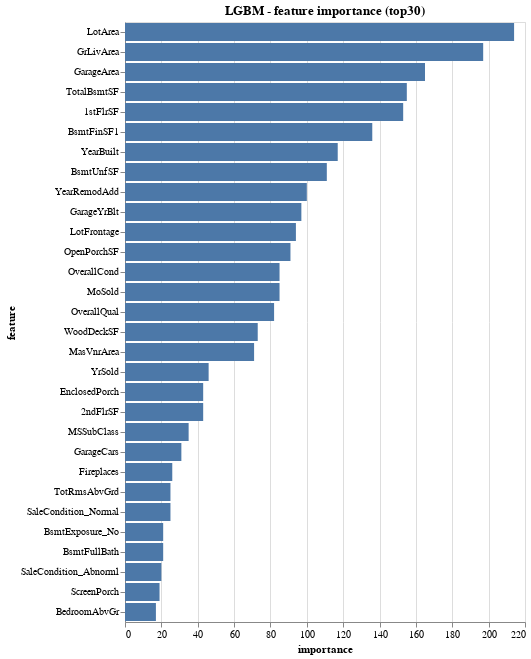

The cell this chart's notebook holds for it:
### Code cell
X, y = load_X_y()
run_base_model(X, y, make_plot=True)

### Figure 1 — Vega-Lite specification as saved in the notebook (floating-point values rounded to 4 significant figures)
{"$schema": "https://vega.github.io/schema/vega-lite/v4.0.2.json", "config": {"view": {"continuousHeight": 300, "continuousWidth": 400}}, "data": {"name": "data-1c4c5a735853a5efcb40b7034bec2969"}, "datasets": {"data-1c4c5a735853a5efcb40b7034bec2969": [{"feature": "LotArea", "importance": 214}, {"feature": "GrLivArea", "importance": 197}, {"feature": "GarageArea", "importance": 165}, {"feature": "TotalBsmtSF", "importance": 155}, {"feature": "1stFlrSF", "importance": 153}, {"feature": "BsmtFinSF1", "importance": 136}, {"feature": "YearBuilt", "importance": 117}, {"feature": "BsmtUnfSF", "importance": 111}, {"feature": "YearRemodAdd", "importance": 100}, {"feature": "GarageYrBlt", "importance": 97}, {"feature": "LotFrontage", "importance": 94}, {"feature": "OpenPorchSF", "importance": 91}, {"feature": "OverallCond", "importance": 85}, {"feature": "MoSold", "importance": 85}, {"feature": "OverallQual", "importance": 82}, {"feature": "WoodDeckSF", "importance": 73}, {"feature": "MasVnrArea", "importance": 71}, {"feature": "YrSold", "importance": 46}, {"feature": "EnclosedPorch", "importance": 43}, {"feature": "2ndFlrSF", "importance": 43}, {"feature": "MSSubClass", "importance": 35}, {"feature": "GarageCars", "importance": 31}, {"feature": "Fireplaces", "importance": 26}, {"feature": "TotRmsAbvGrd", "importance": 25}, {"feature": "SaleCondition_Normal", "importance": 25}, {"feature": "BsmtExposure_No", "importance": 21}, {"feature": "BsmtFullBath", "importance": 21}, {"feature": "SaleCondition_Abnorml", "importance": 20}, {"feature": "ScreenPorch", "importance": 19}, {"feature": "BedroomAbvGr", "importance": 17}]}, "encoding": {"x": {"field": "importance", "type": "quantitative"}, "y": {"field": "feature", "sort": "-x", "type": "ordinal"}}, "mark": "bar", "title": "LGBM - feature importance (top30)"}
